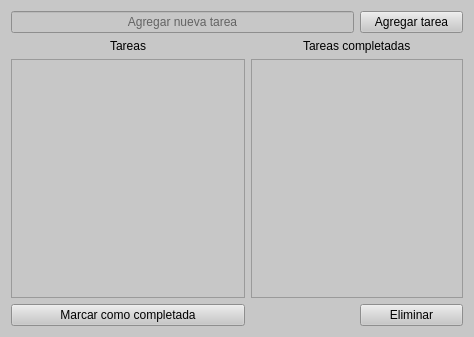
<?xml version="1.0" encoding="UTF-8"?>
<ui version="4.0">
 <class>Form</class>
 <widget class="QWidget" name="Form">
  <property name="geometry">
   <rect>
    <x>0</x>
    <y>0</y>
    <width>474</width>
    <height>337</height>
   </rect>
  </property>
  <property name="windowTitle">
   <string>Form</string>
  </property>
  <property name="toolTip">
   <string>&lt;html&gt;&lt;head/&gt;&lt;body&gt;&lt;p align=&quot;center&quot;&gt;&lt;br/&gt;&lt;/p&gt;&lt;/body&gt;&lt;/html&gt;</string>
  </property>
  <property name="styleSheet">
   <string notr="true">background-color: rgb(199, 199, 199)</string>
  </property>
  <layout class="QGridLayout" name="gridLayout">
   <item row="0" column="0" colspan="2">
    <widget class="QLineEdit" name="ingreso_tarea">
     <property name="toolTip">
      <string>&lt;html&gt;&lt;head/&gt;&lt;body&gt;&lt;p align=&quot;center&quot;&gt;&lt;span style=&quot; font-weight:700;&quot;&gt;&lt;br/&gt;&lt;/span&gt;&lt;/p&gt;&lt;/body&gt;&lt;/html&gt;</string>
     </property>
     <property name="alignment">
      <set>Qt::AlignmentFlag::AlignCenter</set>
     </property>
     <property name="placeholderText">
      <string>Agregar nueva tarea</string>
     </property>
    </widget>
   </item>
   <item row="0" column="2">
    <widget class="QPushButton" name="boton_agregar_tarea">
     <property name="text">
      <string>Agregar tarea</string>
     </property>
     <property name="autoDefault">
      <bool>false</bool>
     </property>
     <property name="default">
      <bool>false</bool>
     </property>
     <property name="flat">
      <bool>false</bool>
     </property>
    </widget>
   </item>
   <item row="1" column="0">
    <layout class="QGridLayout" name="gridLayout_4">
     <item row="0" column="0" alignment="Qt::AlignmentFlag::AlignHCenter">
      <widget class="QLabel" name="labelTarea">
       <property name="text">
        <string>Tareas</string>
       </property>
      </widget>
     </item>
     <item row="1" column="0">
      <widget class="QTableView" name="tableTareaVacia"/>
     </item>
    </layout>
   </item>
   <item row="1" column="1" colspan="2">
    <layout class="QGridLayout" name="gridLayout_5">
     <item row="0" column="0" alignment="Qt::AlignmentFlag::AlignHCenter">
      <widget class="QLabel" name="labelTareasCompletadas">
       <property name="text">
        <string>Tareas completadas</string>
       </property>
      </widget>
     </item>
     <item row="1" column="0">
      <widget class="QTableView" name="tableTareaCompletada">
       <property name="font">
        <font>
         <strikeout>true</strikeout>
        </font>
       </property>
      </widget>
     </item>
    </layout>
   </item>
   <item row="2" column="0">
    <widget class="QPushButton" name="boton_completar_tarea">
     <property name="text">
      <string>Marcar como completada</string>
     </property>
    </widget>
   </item>
   <item row="2" column="2">
    <widget class="QPushButton" name="boton_eliminar_tarea">
     <property name="text">
      <string>Eliminar</string>
     </property>
    </widget>
   </item>
  </layout>
 </widget>
 <resources/>
 <connections>
  <connection>
   <sender>boton_eliminar_tarea</sender>
   <signal>clicked()</signal>
   <receiver>tableTareaVacia</receiver>
   <slot>clearSelection()</slot>
   <hints>
    <hint type="sourcelabel">
     <x>394</x>
     <y>307</y>
    </hint>
    <hint type="destinationlabel">
     <x>179</x>
     <y>189</y>
    </hint>
   </hints>
  </connection>
 </connections>
</ui>
